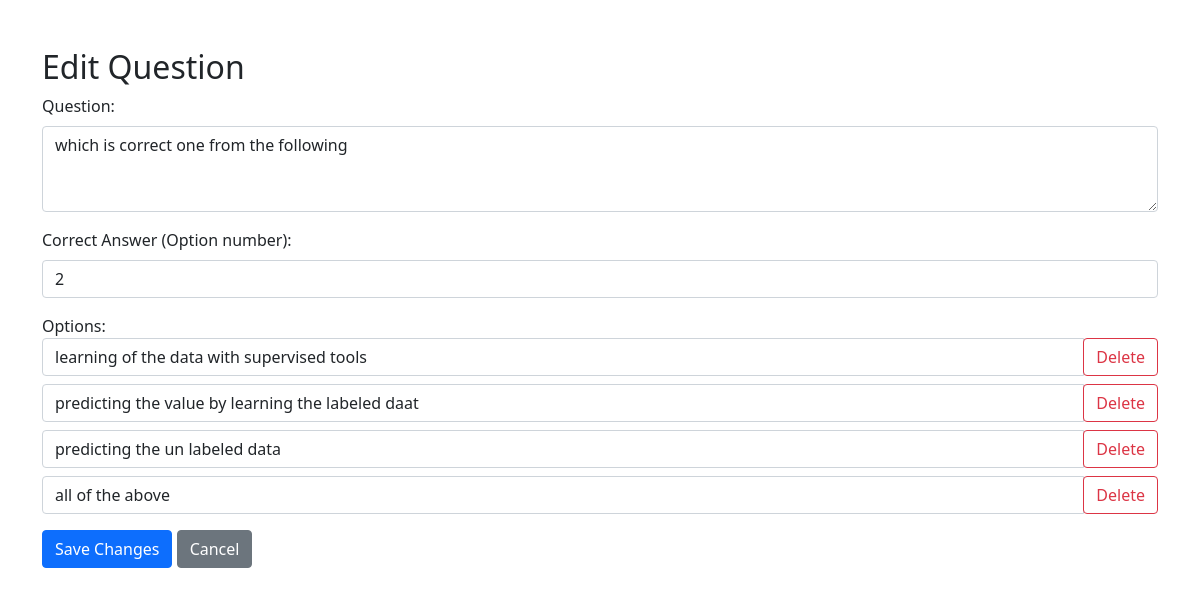
/edit_question/1, run on the app's committed database.
### controllers/models.py (models this page shows)
class Questions(db.Model):
    __tablename__= 'questions'
    qid = db.Column(db.Integer, primary_key=True, autoincrement=True)
    chapter_id = db.Column(db.Integer, db.ForeignKey('chapters.chaoter_id'), nullable=False)
    question = db.Column(db.Text, nullable=False)
    answer = db.Column(db.Integer, nullable=True)
    options = db.relationship('Options', backref='question', lazy=True, cascade="all, delete, delete-orphan")

class Options(db.Model):
    __tablename__ = 'options'
    option_id = db.Column(db.Integer, primary_key=True, autoincrement=True)
    option = db.Column(db.String, nullable=False)
    question_id = db.Column(db.Integer, db.ForeignKey('questions.qid',ondelete='CASCADE'), nullable=False)

### main.py (the view, shortened to what this page needs)
@app.route('/edit_question/<int:question_id>', methods=['GET', 'POST'])
def edit_question(question_id):
    question = Questions.query.get_or_404(question_id)
    return render_template('edit_question.html', question=question)

### templates/edit_question.html (shortened to what this page needs)
<!DOCTYPE html>
<html lang="en">
<head>
    <link href="https://cdn.jsdelivr.net/npm/bootstrap@5.0.2/dist/css/bootstrap.min.css" rel="stylesheet">
</head>
<body>
    <div class="container mt-5">
        <h2>Edit Question</h2>
        <form action="/edit_question/{{ question.qid }}" method="POST">
            <div class="mb-3">
                <label for="question" class="form-label">Question:</label>
                <textarea class="form-control" id="question" name="question" rows="3" required>{{ question.question }}</textarea>
            </div>
            <div class="mb-3">
                <label for="answer" class="form-label">Correct Answer (Option number):</label>
                <input type="number" class="form-control" id="answer" name="answer" value="{{ question.answer }}">
            </div>
            <div class="mb-3">
                <label>Options:</label>
                {% for option in question.options %}
                <div class="input-group mb-2">
                    <input type="text" class="form-control" name="options[{{ option.option_id }}]" value="{{ option.option }}" required>
                    <div class="input-group-append">
                        <a href="/delete_option/{{ option.option_id }}" class="btn btn-outline-danger">Delete</a>
                    </div>
                </div>
                {% endfor %}
            </div>
            <button type="submit" class="btn btn-primary">Save Changes</button>
            <a href="/questions" class="btn btn-secondary">Cancel</a>
        </form>
    </div>
</body>
</html>

### data on the page
Questions: question "which is correct one from the following", answer "2"
Options: option "learning of the data with supervised tools"
Options: option "predicting the value by learning the labeled daat"
Options: option "predicting the un labeled data"
Options: option "all of the above"
